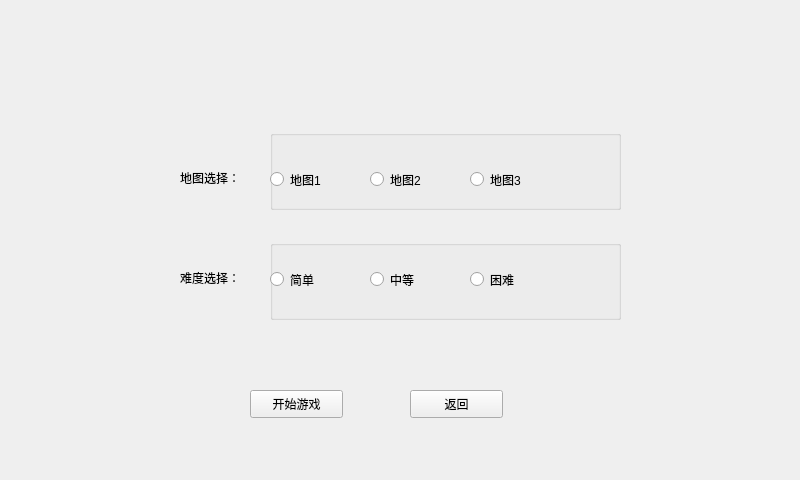
<?xml version="1.0" encoding="UTF-8"?>
<ui version="4.0">
 <class>choose</class>
 <widget class="QWidget" name="choose">
  <property name="geometry">
   <rect>
    <x>0</x>
    <y>0</y>
    <width>800</width>
    <height>480</height>
   </rect>
  </property>
  <property name="minimumSize">
   <size>
    <width>800</width>
    <height>480</height>
   </size>
  </property>
  <property name="maximumSize">
   <size>
    <width>800</width>
    <height>480</height>
   </size>
  </property>
  <property name="windowTitle">
   <string>Form</string>
  </property>
  <property name="autoFillBackground">
   <bool>false</bool>
  </property>
  <widget class="QLabel" name="label">
   <property name="geometry">
    <rect>
     <x>180</x>
     <y>170</y>
     <width>72</width>
     <height>15</height>
    </rect>
   </property>
   <property name="text">
    <string>地图选择：</string>
   </property>
  </widget>
  <widget class="QLabel" name="label_2">
   <property name="geometry">
    <rect>
     <x>180</x>
     <y>270</y>
     <width>72</width>
     <height>15</height>
    </rect>
   </property>
   <property name="text">
    <string>难度选择：</string>
   </property>
  </widget>
  <widget class="QGroupBox" name="groupBox">
   <property name="geometry">
    <rect>
     <x>270</x>
     <y>130</y>
     <width>351</width>
     <height>80</height>
    </rect>
   </property>
   <property name="autoFillBackground">
    <bool>true</bool>
   </property>
   <property name="title">
    <string/>
   </property>
   <widget class="QRadioButton" name="map1Rb">
    <property name="geometry">
     <rect>
      <x>0</x>
      <y>40</y>
      <width>115</width>
      <height>19</height>
     </rect>
    </property>
    <property name="text">
     <string>地图1</string>
    </property>
   </widget>
   <widget class="QRadioButton" name="map2Rb">
    <property name="geometry">
     <rect>
      <x>100</x>
      <y>40</y>
      <width>115</width>
      <height>19</height>
     </rect>
    </property>
    <property name="text">
     <string>地图2</string>
    </property>
   </widget>
   <widget class="QRadioButton" name="map3Rb">
    <property name="geometry">
     <rect>
      <x>200</x>
      <y>40</y>
      <width>115</width>
      <height>19</height>
     </rect>
    </property>
    <property name="text">
     <string>地图3</string>
    </property>
   </widget>
  </widget>
  <widget class="QGroupBox" name="groupBox_2">
   <property name="geometry">
    <rect>
     <x>270</x>
     <y>240</y>
     <width>351</width>
     <height>80</height>
    </rect>
   </property>
   <property name="title">
    <string/>
   </property>
   <widget class="QRadioButton" name="easyRb">
    <property name="geometry">
     <rect>
      <x>0</x>
      <y>30</y>
      <width>115</width>
      <height>19</height>
     </rect>
    </property>
    <property name="text">
     <string>简单</string>
    </property>
   </widget>
   <widget class="QRadioButton" name="medRb">
    <property name="geometry">
     <rect>
      <x>100</x>
      <y>30</y>
      <width>115</width>
      <height>19</height>
     </rect>
    </property>
    <property name="text">
     <string>中等</string>
    </property>
   </widget>
   <widget class="QRadioButton" name="hardRb">
    <property name="geometry">
     <rect>
      <x>200</x>
      <y>30</y>
      <width>115</width>
      <height>19</height>
     </rect>
    </property>
    <property name="text">
     <string>困难</string>
    </property>
   </widget>
  </widget>
  <widget class="QPushButton" name="startbtn">
   <property name="geometry">
    <rect>
     <x>250</x>
     <y>390</y>
     <width>93</width>
     <height>28</height>
    </rect>
   </property>
   <property name="text">
    <string>开始游戏</string>
   </property>
  </widget>
  <widget class="QPushButton" name="retBtn">
   <property name="geometry">
    <rect>
     <x>410</x>
     <y>390</y>
     <width>93</width>
     <height>28</height>
    </rect>
   </property>
   <property name="text">
    <string>返回</string>
   </property>
  </widget>
 </widget>
 <resources/>
 <connections/>
</ui>
